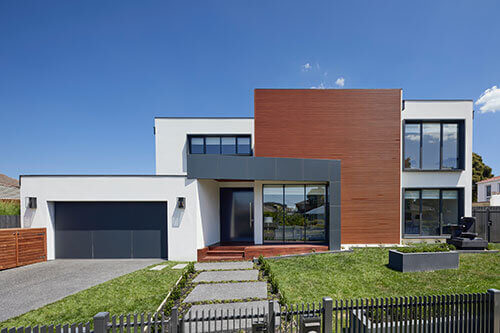
#> input picture Daily Tasks/Task-08-08-2024/images.jpg, 500 x 333 px
$ python task2.py
#> lines starting #> are read from the running program, lines starting #| are printed output that depends on the picture
# Load the necessary library
import cv2
import matplotlib.pyplot as plt

# Load an image
image = cv2.imread('images.jpg')
#> image is the input picture: shape (333, 500, 3); mean B, G, R 134.5, 118.1, 104.5

# Convert the image from BGR (OpenCV format) to RGB (Matplotlib format)
image_rgb = cv2.cvtColor(image, cv2.COLOR_BGR2RGB)

# Resize image to 256x256 pixels
resized_image = cv2.resize(image_rgb, (125, 128))
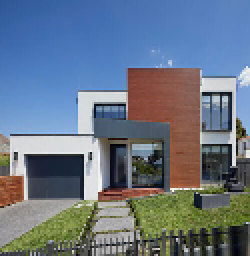
#> resized_image: shape (128, 125, 3) (shown 2 times larger); mean R, G, B 104.4, 118, 134.3


# Display the original and resized images
plt.figure(figsize=(10, 5))
plt.subplot(1, 2, 1)
plt.title('Original Image')
plt.imshow(image_rgb)
plt.axis('off')
plt.subplot(1, 2, 2)
plt.title('Resized Image (125x128)')
plt.imshow(resized_image)
plt.axis('off')
plt.show()
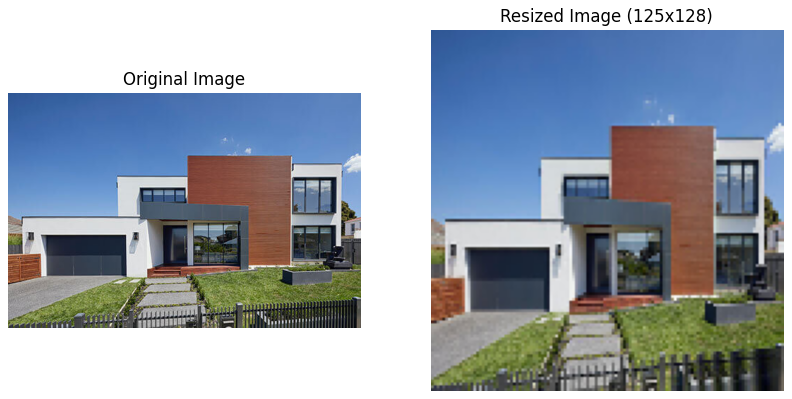
#> figure drawn by matplotlib, 2 panels

# Save or display the resized image
# cv2.imwrite('resized_image.jpg', resized_image)

# Crop image to a region (x, y, width, height)
cropped_image = image_rgb[50:130, 50:200]
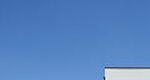
#> cropped_image: shape (80, 150, 3); mean R, G, B 87.2, 131.6, 192.8


# Display the original and resized images
plt.figure(figsize=(10, 5))
plt.subplot(1, 2, 1)
plt.title('Original Image')
plt.imshow(image_rgb)
plt.axis('off')
plt.subplot(1, 2, 2)
plt.title('cropped_image')
plt.imshow(cropped_image)
plt.axis('off')
plt.show()
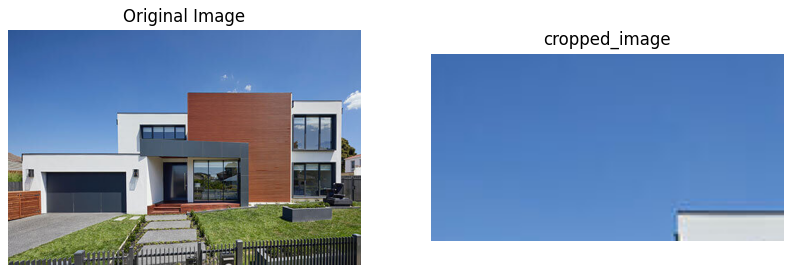
#> figure drawn by matplotlib, 2 panels

# Rotate image by 45 degrees
(h, w) = image_rgb.shape[:2]
#> h = 333; w = 500
center = (w // 2, h // 2)
#> center = (250, 166)
M = cv2.getRotationMatrix2D(center, 45, 1.0)
rotated_image = cv2.warpAffine(image_rgb, M, (w, h))
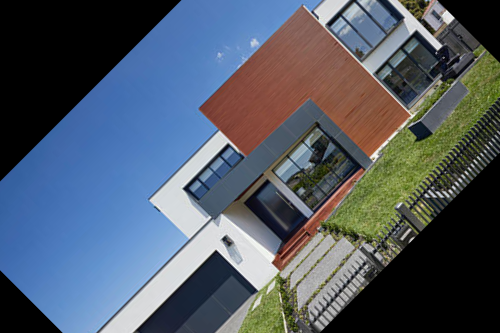
#> rotated_image: shape (333, 500, 3); mean R, G, B 80.1, 89.8, 102.3


# Display the original and resized images
plt.figure(figsize=(10, 5))
plt.subplot(1, 2, 1)
plt.title('Original Image')
plt.imshow(image_rgb)
plt.axis('off')
plt.subplot(1, 2, 2)
plt.title('rotated_image')
plt.imshow(rotated_image)
plt.axis('off')
plt.show()
